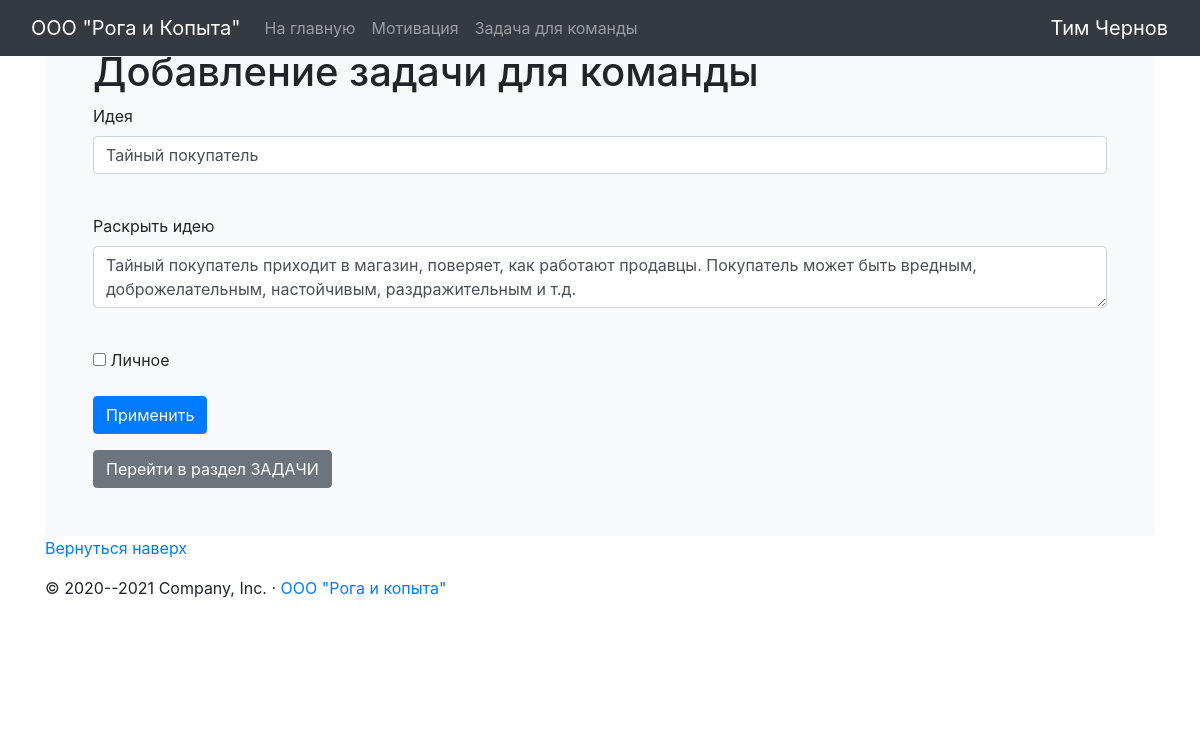
Screenshot of /new_problem/6 (signed in) with the database file from the repository.
### data/users.py (models this page shows, shortened)
class User(SqlAlchemyBase, UserMixin):
    __tablename__ = 'users'
    id = sqlalchemy.Column(sqlalchemy.Integer,
                           primary_key=True, autoincrement=True)
    name = sqlalchemy.Column(sqlalchemy.String, nullable=True)
    position = sqlalchemy.Column(sqlalchemy.String, nullable=True)
    email = sqlalchemy.Column(sqlalchemy.String,
                              index=True, unique=True, nullable=True)
    hashed_password = sqlalchemy.Column(sqlalchemy.String, nullable=True)
    created_date = sqlalchemy.Column(sqlalchemy.DateTime,
                                     default=datetime.datetime.now)
    problems = orm.relation("Problems", back_populates='user')

### data/problems.py (models this page shows)
class Problems(SqlAlchemyBase):
    __tablename__ = 'problems'
    id = sqlalchemy.Column(sqlalchemy.Integer,
                           primary_key=True, autoincrement=True)
    title = sqlalchemy.Column(sqlalchemy.String, nullable=True)
    content = sqlalchemy.Column(sqlalchemy.String, nullable=True)
    created_date = sqlalchemy.Column(sqlalchemy.DateTime,
                                     default=datetime.datetime.now)
    is_private = sqlalchemy.Column(sqlalchemy.Boolean, default=True)
    user_id = sqlalchemy.Column(sqlalchemy.Integer,
                                sqlalchemy.ForeignKey("users.id"))
    user = orm.relation('User')

### app.py (the view, shortened to what this page needs)
@app.route('/new_problem/<int:id>', methods=['GET', 'POST'])
@login_required
def edit_problems(id):
    form = NewsForm()
    if request.method == "GET":
        db_sess = db_session.create_session()
        problems = db_sess.query(Problems).filter(Problems.id == id,
                                                  Problems.user == current_user
                                                  ).first()
        if problems:
            form.title.data = problems.title
            form.content.data = problems.content
            form.is_private.data = problems.is_private
        else:
            abort(404)
    return render_template('add_problem.html',
                           title='Редактирование задачи',
                           form=form
                           )

### forms/new_problem.py
class NewsForm(FlaskForm):
    title = StringField('Идея', validators=[DataRequired()])
    content = TextAreaField("Раскрыть идею")
    is_private = BooleanField("Личное")
    submit = SubmitField('Применить')

### app.py (called while the page is built)
@login_manager.user_loader
def load_user(user_id):
    db_sess = db_session.create_session()
    return db_sess.query(User).get(user_id)

### data/db_session.py (called while the page is built)
def create_session() -> Session:
    global __factory
    return __factory()

### templates/add_problem.html (shortened to what this page needs)
{% extends 'base.html' %}
{% block body %}
<h1>Добавление задачи для команды</h1>
<form action="" method="post">
    <p>
        {{ form.title.label }}<br>
        {{ form.title(class="form-control") }}<br>
    </p>
    <p>
        {{ form.content.label }}<br>
        {{ form.content(class="form-control") }}<br>
    </p>
    <p>{{ form.is_private() }} {{ form.is_private.label }}</p>
    <p>{{ form.submit(type="submit", class="btn btn-primary") }}</p>
</form>
{% endblock %}

### templates/base.html (shortened to what this page needs)
<!doctype html>
<html lang="ru">
<head>
     <link rel="stylesheet" href="{{ url_for('static', filename='css/main.css') }}">
    <link rel="stylesheet" href="https://stackpath.bootstrapcdn.com/bootstrap/4.4.1/css/bootstrap.min.css">
</head>
<body>
<nav class="navbar navbar-expand-md navbar-dark fixed-top bg-dark">
  <div class="container-fluid">
    <a class="navbar-brand" href="https://ru.wikipedia.org/wiki/%D0%A0%D0%BE%D0%B3%D0%B0_%D0%B8_%D0%BA%D0%BE%D0%BF%D1%8B%D1%82%D0%B0_(%D0%B7%D0%BD%D0%B0%D1%87%D0%B5%D0%BD%D0%B8%D1%8F)">ООО "Рога и Копыта"</a>
    <div class="collapse navbar-collapse" id="navbarCollapse">
      <ul class="navbar-nav me-auto mb-2 mb-md-0">
        <li class="nav-item">
          <a class="nav-link" aria-current="page" href="/">На главную</a>
        </li>
        <li class="nav-item">
          <a class="nav-link" href="/about">Мотивация</a>
        </li>
          <li class="nav-item">
          <a class="nav-link" href="/problem">Задача для команды</a>
        </li>
    </div>
  </div>
    {% if current_user.is_authenticated %}
    <a class="navbar-brand" href="/logout">{{ current_user.name }}</a>
{% else %}
        <a class="btn btn-secondary" href="/register">Зарегистрироваться</a>
        <a class="btn btn-primary " href="/login">Войти</a>
    </p>
{% endif %}
</nav>
<main class="container">
  <div class="bg-light p-5 rounded">
  {% block body %}{% endblock %}
      <a class="btn btn-secondary" href="/problem" role="button">Перейти в раздел ЗАДАЧИ</a>
  </div>
</main>
  <footer class="container">
    <p class="float-end"><a href="#"><font style="vertical-align: inherit;"><font style="vertical-align: inherit;">Вернуться наверх</font></font></a></p>
    <p><font style="vertical-align: inherit;"><font style="vertical-align: inherit;">© 2020--2021 Company, Inc. </font><font style="vertical-align: inherit;">· </font></font><a href="https://ru.wikipedia.org/wiki/%D0%A0%D0%BE%D0%B3%D0%B0_%D0%B8_%D0%BA%D0%BE%D0%BF%D1%8B%D1%82%D0%B0_(%D0%B7%D0%BD%D0%B0%D1%87%D0%B5%D0%BD%D0%B8%D1%8F)"><font style="vertical-align: inherit;"><font style="vertical-align: inherit;">ООО "Рога и копыта"</font></font></a></p>
  </footer>
<div class="goog-te-spinner-pos"><div class="goog-te-spinner-animation"><svg xmlns="http://www.w3.org/2000/svg" class="goog-te-spinner" width="96px" height="96px" viewBox="0 0 66 66"><circle class="goog-te-spinner-path" fill="none" stroke-width="6" stroke-linecap="round" cx="33" cy="33" r="30"></circle></svg></div></div></body>
</body>
</html>

### rows the page displays
User: name "Тим Чернов"
Problems: title "Тайный покупатель", content "Тайный покупатель приходит в магазин, поверяет, как работают продавцы. Покупатель может быть вредным, доброжелательным, настойчивым, раздражительным и т.д."
